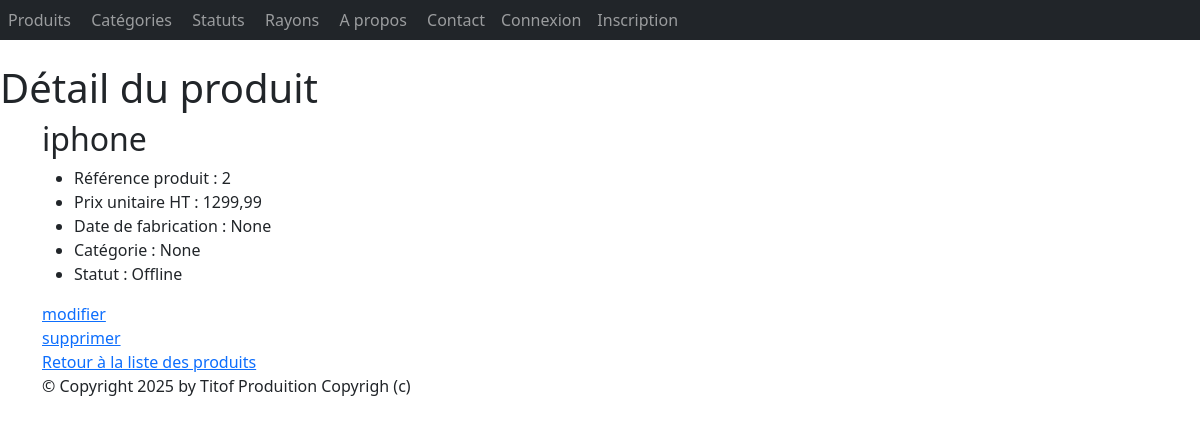
/monApp/produit/2/, run on the app's committed database.
### monApp/models.py (models this page shows, shortened)
class Produit(models.Model):
    refProd = models.AutoField(primary_key=True)
    intituleProd = models.CharField(max_length=200)
    prixUnitaireProd = models.DecimalField(max_digits=10, decimal_places=2)
    categorie = models.ForeignKey(
        Categorie,
        on_delete=models.CASCADE,
        related_name="produits",
        null=True,
        blank=True
    )
    date_fabrication = models.DateField(null=True, blank=True)
    rayons = models.ManyToManyField(
        'Rayon',
        through='Contenir',
        related_name='produits_rayons'
    )
    statut = models.ForeignKey(
        Statut,
        on_delete=models.CASCADE,
        related_name="produit",
        null=True,
        blank=True
    )

class Statut(models.Model):
    idStatut = models.AutoField(primary_key=True)
    libelle = models.CharField(max_length=100)
    def __str__(self):
        return self.libelle

### monApp/views.py (the view)
# urls.py: path("produit/<pk>/",views.ProduitDetailView.as_view(), name="dtl_prdt"),
class ProduitDetailView(DetailView):
    model = Produit
    template_name = "monApp/detail_produit.html"
    context_object_name = "prdt"
    def get_context_data(self, **kwargs):
        context = super(ProduitDetailView, self).get_context_data(**kwargs)
        context['titremenu'] = "Détail du produit"
        return context

### monApp/templates/monApp/detail_produit.html
{% extends 'monApp/base.html' %}
{% block menu %}
    <h1>{{ titremenu }}</h1>
{% endblock %}
{% block contenu %}
    <h2>{{ prdt.intituleProd }}</h2>
    <ul>
        <li>Référence produit : {{ prdt.refProd }}</li>
        <li>Prix unitaire HT : {{ prdt.prixUnitaireProd }}</li>
        <li>Date de fabrication : {{ prdt.date_fabrication }}</li>
        <li>Catégorie : {{ prdt.categorie }}</li>
        <li>Statut : {{ prdt.statut }}</li>
    </ul>
    <a href="{% url 'prdt_chng' prdt.refProd %}">modifier</a><br>
    <a href="{% url 'prdt_del' prdt.refProd %}">supprimer</a><br>
    <a href="{% url 'lst_prdts' %}">Retour à la liste des produits</a>
{% endblock %}

### monApp/static/styles.css (style rules this page uses)
h1 { color: red }

### data on the page
Produit: intituleProd "iphone", refProd "2", prixUnitaireProd "1299,99", date_fabrication "None", categorie "None", statut "Offline"

### other printed values
{{ titremenu }} "Détail du produit"
